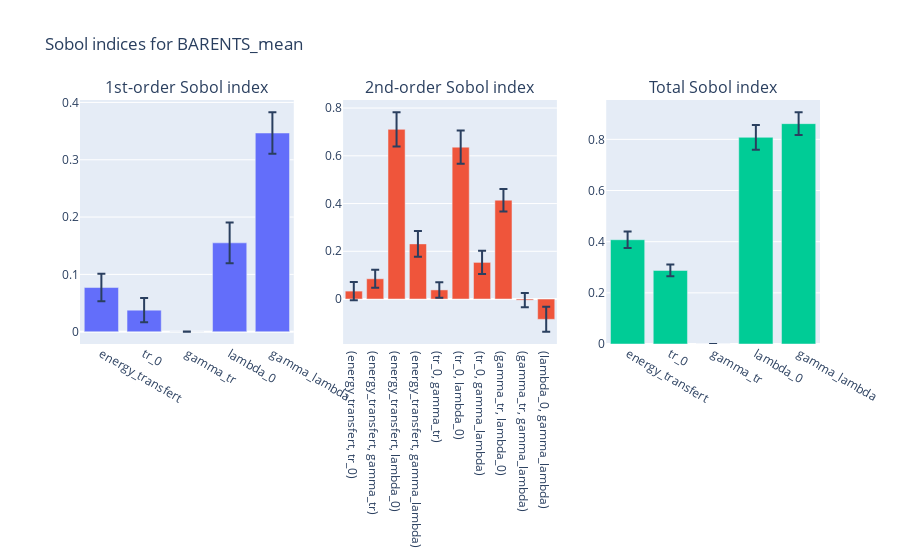
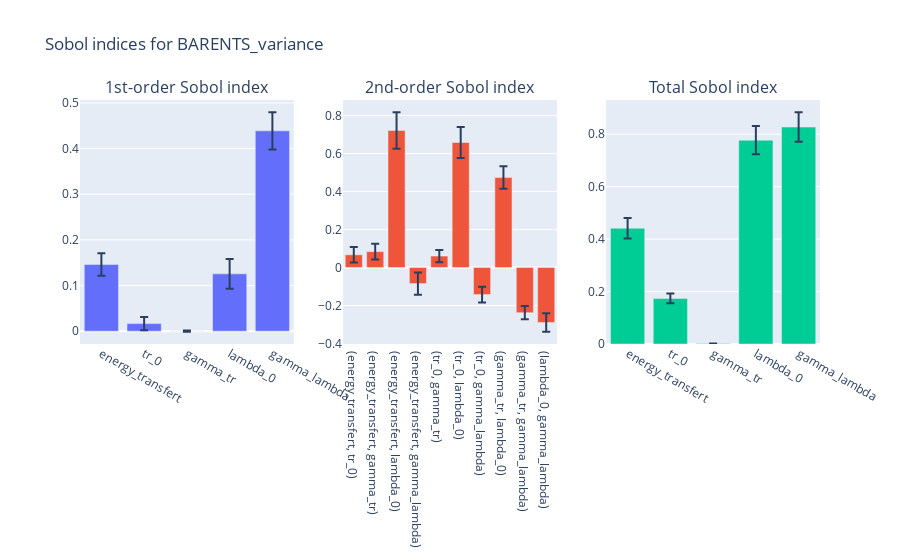
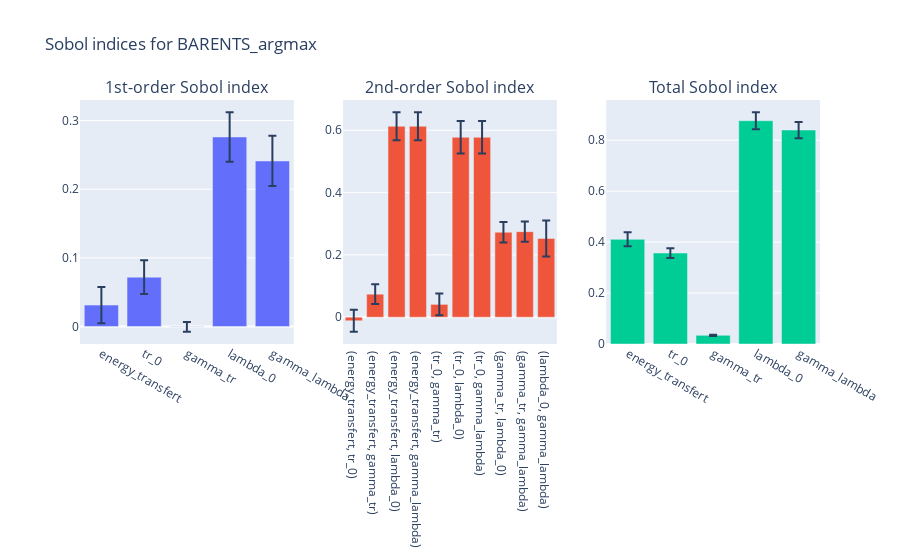
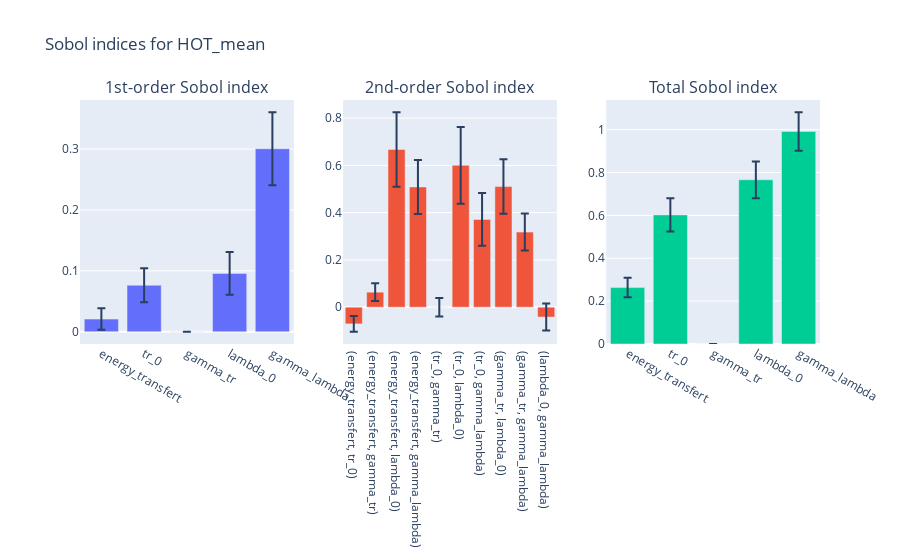

Notebook code cell kept with these figures, in order:
### Code cell
for fig in plot_total_analysis(sp):
    fig.show()

### Figure 1 — Plotly figure (JSON) as saved in the notebook; plotly's stock layout.template omitted (floating-point values rounded to 4 significant figures)
{"data": [{"error_y": {"array": [0.02382, 0.02133, 0.0002132, 0.0356, 0.03628], "type": "data"}, "name": "1st-order Sobol index", "type": "bar", "x": ["energy_transfert", "tr_0", "gamma_tr", "lambda_0", "gamma_lambda"], "xaxis": "x", "y": [0.07712, 0.03765, 8.804e-05, 0.155, 0.3467], "yaxis": "y"}, {"error_y": {"array": [0.03851, 0.03753, 0.07192, 0.05401, 0.03248, 0.06975, 0.04863, 0.04726, 0.02976, 0.0522], "type": "data"}, "name": "2nd-order Sobol index", "type": "bar", "x": ["(energy_transfert, tr_0)", "(energy_transfert, gamma_tr)", "(energy_transfert, lambda_0)", "(energy_transfert, gamma_lambda)", "(tr_0, gamma_tr)", "(tr_0, lambda_0)", "(tr_0, gamma_lambda)", "(gamma_tr, lambda_0)", "(gamma_tr, gamma_lambda)", "(lambda_0, gamma_lambda)"], "xaxis": "x2", "y": [0.03324, 0.08487, 0.7107, 0.231, 0.03823, 0.6362, 0.1535, 0.4141, -0.004667, -0.08504], "yaxis": "y2"}, {"error_y": {"array": [0.0324, 0.02283, 6.083e-06, 0.04858, 0.04477], "type": "data"}, "name": "Total Sobol index", "type": "bar", "x": ["energy_transfert", "tr_0", "gamma_tr", "lambda_0", "gamma_lambda"], "xaxis": "x3", "y": [0.4076, 0.2875, 2.98e-05, 0.808, 0.8614], "yaxis": "y3"}], "layout": {"annotations": [{"font": {"size": 16}, "showarrow": false, "text": "1st-order Sobol index", "x": 0.1444, "xanchor": "center", "xref": "paper", "y": 1, "yanchor": "bottom", "yref": "paper"}, {"font": {"size": 16}, "showarrow": false, "text": "2nd-order Sobol index", "x": 0.5, "xanchor": "center", "xref": "paper", "y": 1, "yanchor": "bottom", "yref": "paper"}, {"font": {"size": 16}, "showarrow": false, "text": "Total Sobol index", "x": 0.8556, "xanchor": "center", "xref": "paper", "y": 1, "yanchor": "bottom", "yref": "paper"}], "showlegend": false, "title": {"text": "Sobol indices for BARENTS_mean"}, "xaxis": {"anchor": "y", "domain": [0, 0.2889]}, "xaxis2": {"anchor": "y2", "domain": [0.3556, 0.6444]}, "xaxis3": {"anchor": "y3", "domain": [0.7111, 1]}, "yaxis": {"anchor": "x", "domain": [0, 1]}, "yaxis2": {"anchor": "x2", "domain": [0, 1]}, "yaxis3": {"anchor": "x3", "domain": [0, 1]}}}

### Figure 2 — Plotly figure (JSON) as saved in the notebook; plotly's stock layout.template omitted (floating-point values rounded to 4 significant figures)
{"data": [{"error_y": {"array": [0.02471, 0.01463, 0.001393, 0.03277, 0.04078], "type": "data"}, "name": "1st-order Sobol index", "type": "bar", "x": ["energy_transfert", "tr_0", "gamma_tr", "lambda_0", "gamma_lambda"], "xaxis": "x", "y": [0.1461, 0.01656, 3.809e-05, 0.1256, 0.4388], "yaxis": "y"}, {"error_y": {"array": [0.04096, 0.04094, 0.09621, 0.05891, 0.03221, 0.08204, 0.04136, 0.05903, 0.03494, 0.04881], "type": "data"}, "name": "2nd-order Sobol index", "type": "bar", "x": ["(energy_transfert, tr_0)", "(energy_transfert, gamma_tr)", "(energy_transfert, lambda_0)", "(energy_transfert, gamma_lambda)", "(tr_0, gamma_tr)", "(tr_0, lambda_0)", "(tr_0, gamma_lambda)", "(gamma_tr, lambda_0)", "(gamma_tr, gamma_lambda)", "(lambda_0, gamma_lambda)"], "xaxis": "x2", "y": [0.0668, 0.08349, 0.7211, -0.08471, 0.06026, 0.6578, -0.1425, 0.4734, -0.2381, -0.2897], "yaxis": "y2"}, {"error_y": {"array": [0.03895, 0.01848, 0.0002023, 0.05423, 0.05651], "type": "data"}, "name": "Total Sobol index", "type": "bar", "x": ["energy_transfert", "tr_0", "gamma_tr", "lambda_0", "gamma_lambda"], "xaxis": "x3", "y": [0.4415, 0.1736, 0.001453, 0.7772, 0.8273], "yaxis": "y3"}], "layout": {"annotations": [{"font": {"size": 16}, "showarrow": false, "text": "1st-order Sobol index", "x": 0.1444, "xanchor": "center", "xref": "paper", "y": 1, "yanchor": "bottom", "yref": "paper"}, {"font": {"size": 16}, "showarrow": false, "text": "2nd-order Sobol index", "x": 0.5, "xanchor": "center", "xref": "paper", "y": 1, "yanchor": "bottom", "yref": "paper"}, {"font": {"size": 16}, "showarrow": false, "text": "Total Sobol index", "x": 0.8556, "xanchor": "center", "xref": "paper", "y": 1, "yanchor": "bottom", "yref": "paper"}], "showlegend": false, "title": {"text": "Sobol indices for BARENTS_variance"}, "xaxis": {"anchor": "y", "domain": [0, 0.2889]}, "xaxis2": {"anchor": "y2", "domain": [0.3556, 0.6444]}, "xaxis3": {"anchor": "y3", "domain": [0.7111, 1]}, "yaxis": {"anchor": "x", "domain": [0, 1]}, "yaxis2": {"anchor": "x2", "domain": [0, 1]}, "yaxis3": {"anchor": "x3", "domain": [0, 1]}}}

### Figure 3 — Plotly figure (JSON) as saved in the notebook; plotly's stock layout.template omitted (floating-point values rounded to 4 significant figures)
{"data": [{"error_y": {"array": [0.02653, 0.02458, 0.007219, 0.0361, 0.03654], "type": "data"}, "name": "1st-order Sobol index", "type": "bar", "x": ["energy_transfert", "tr_0", "gamma_tr", "lambda_0", "gamma_lambda"], "xaxis": "x", "y": [0.03118, 0.07188, -0.0004999, 0.2761, 0.2411], "yaxis": "y"}, {"error_y": {"array": [0.03542, 0.03183, 0.04514, 0.04514, 0.03518, 0.05191, 0.05203, 0.03297, 0.03243, 0.05777], "type": "data"}, "name": "2nd-order Sobol index", "type": "bar", "x": ["(energy_transfert, tr_0)", "(energy_transfert, gamma_tr)", "(energy_transfert, lambda_0)", "(energy_transfert, gamma_lambda)", "(tr_0, gamma_tr)", "(tr_0, lambda_0)", "(tr_0, gamma_lambda)", "(gamma_tr, lambda_0)", "(gamma_tr, gamma_lambda)", "(lambda_0, gamma_lambda)"], "xaxis": "x2", "y": [-0.01141, 0.07384, 0.6129, 0.6129, 0.04117, 0.5776, 0.5776, 0.2728, 0.2746, 0.2528], "yaxis": "y2"}, {"error_y": {"array": [0.02742, 0.01918, 0.002565, 0.0334, 0.03182], "type": "data"}, "name": "Total Sobol index", "type": "bar", "x": ["energy_transfert", "tr_0", "gamma_tr", "lambda_0", "gamma_lambda"], "xaxis": "x3", "y": [0.4109, 0.3572, 0.03412, 0.8768, 0.8402], "yaxis": "y3"}], "layout": {"annotations": [{"font": {"size": 16}, "showarrow": false, "text": "1st-order Sobol index", "x": 0.1444, "xanchor": "center", "xref": "paper", "y": 1, "yanchor": "bottom", "yref": "paper"}, {"font": {"size": 16}, "showarrow": false, "text": "2nd-order Sobol index", "x": 0.5, "xanchor": "center", "xref": "paper", "y": 1, "yanchor": "bottom", "yref": "paper"}, {"font": {"size": 16}, "showarrow": false, "text": "Total Sobol index", "x": 0.8556, "xanchor": "center", "xref": "paper", "y": 1, "yanchor": "bottom", "yref": "paper"}], "showlegend": false, "title": {"text": "Sobol indices for BARENTS_argmax"}, "xaxis": {"anchor": "y", "domain": [0, 0.2889]}, "xaxis2": {"anchor": "y2", "domain": [0.3556, 0.6444]}, "xaxis3": {"anchor": "y3", "domain": [0.7111, 1]}, "yaxis": {"anchor": "x", "domain": [0, 1]}, "yaxis2": {"anchor": "x2", "domain": [0, 1]}, "yaxis3": {"anchor": "x3", "domain": [0, 1]}}}

### Figure 4 — Plotly figure (JSON) as saved in the notebook; plotly's stock layout.template omitted (floating-point values rounded to 4 significant figures)
{"data": [{"error_y": {"array": [0.01763, 0.02804, 6.505e-05, 0.03516, 0.06], "type": "data"}, "name": "1st-order Sobol index", "type": "bar", "x": ["energy_transfert", "tr_0", "gamma_tr", "lambda_0", "gamma_lambda"], "xaxis": "x", "y": [0.02081, 0.07634, 4.159e-06, 0.09579, 0.3004], "yaxis": "y"}, {"error_y": {"array": [0.03347, 0.03757, 0.1577, 0.1145, 0.03916, 0.1623, 0.1114, 0.1152, 0.07839, 0.05731], "type": "data"}, "name": "2nd-order Sobol index", "type": "bar", "x": ["(energy_transfert, tr_0)", "(energy_transfert, gamma_tr)", "(energy_transfert, lambda_0)", "(energy_transfert, gamma_lambda)", "(tr_0, gamma_tr)", "(tr_0, lambda_0)", "(tr_0, gamma_lambda)", "(gamma_tr, lambda_0)", "(gamma_tr, gamma_lambda)", "(lambda_0, gamma_lambda)"], "xaxis": "x2", "y": [-0.07068, 0.06364, 0.6674, 0.5089, -0.0003353, 0.6003, 0.3714, 0.5103, 0.3178, -0.04167], "yaxis": "y2"}, {"error_y": {"array": [0.0454, 0.07781, 2.349e-06, 0.08579, 0.08999], "type": "data"}, "name": "Total Sobol index", "type": "bar", "x": ["energy_transfert", "tr_0", "gamma_tr", "lambda_0", "gamma_lambda"], "xaxis": "x3", "y": [0.2631, 0.6023, 4.925e-06, 0.7661, 0.9914], "yaxis": "y3"}], "layout": {"annotations": [{"font": {"size": 16}, "showarrow": false, "text": "1st-order Sobol index", "x": 0.1444, "xanchor": "center", "xref": "paper", "y": 1, "yanchor": "bottom", "yref": "paper"}, {"font": {"size": 16}, "showarrow": false, "text": "2nd-order Sobol index", "x": 0.5, "xanchor": "center", "xref": "paper", "y": 1, "yanchor": "bottom", "yref": "paper"}, {"font": {"size": 16}, "showarrow": false, "text": "Total Sobol index", "x": 0.8556, "xanchor": "center", "xref": "paper", "y": 1, "yanchor": "bottom", "yref": "paper"}], "showlegend": false, "title": {"text": "Sobol indices for HOT_mean"}, "xaxis": {"anchor": "y", "domain": [0, 0.2889]}, "xaxis2": {"anchor": "y2", "domain": [0.3556, 0.6444]}, "xaxis3": {"anchor": "y3", "domain": [0.7111, 1]}, "yaxis": {"anchor": "x", "domain": [0, 1]}, "yaxis2": {"anchor": "x2", "domain": [0, 1]}, "yaxis3": {"anchor": "x3", "domain": [0, 1]}}}
